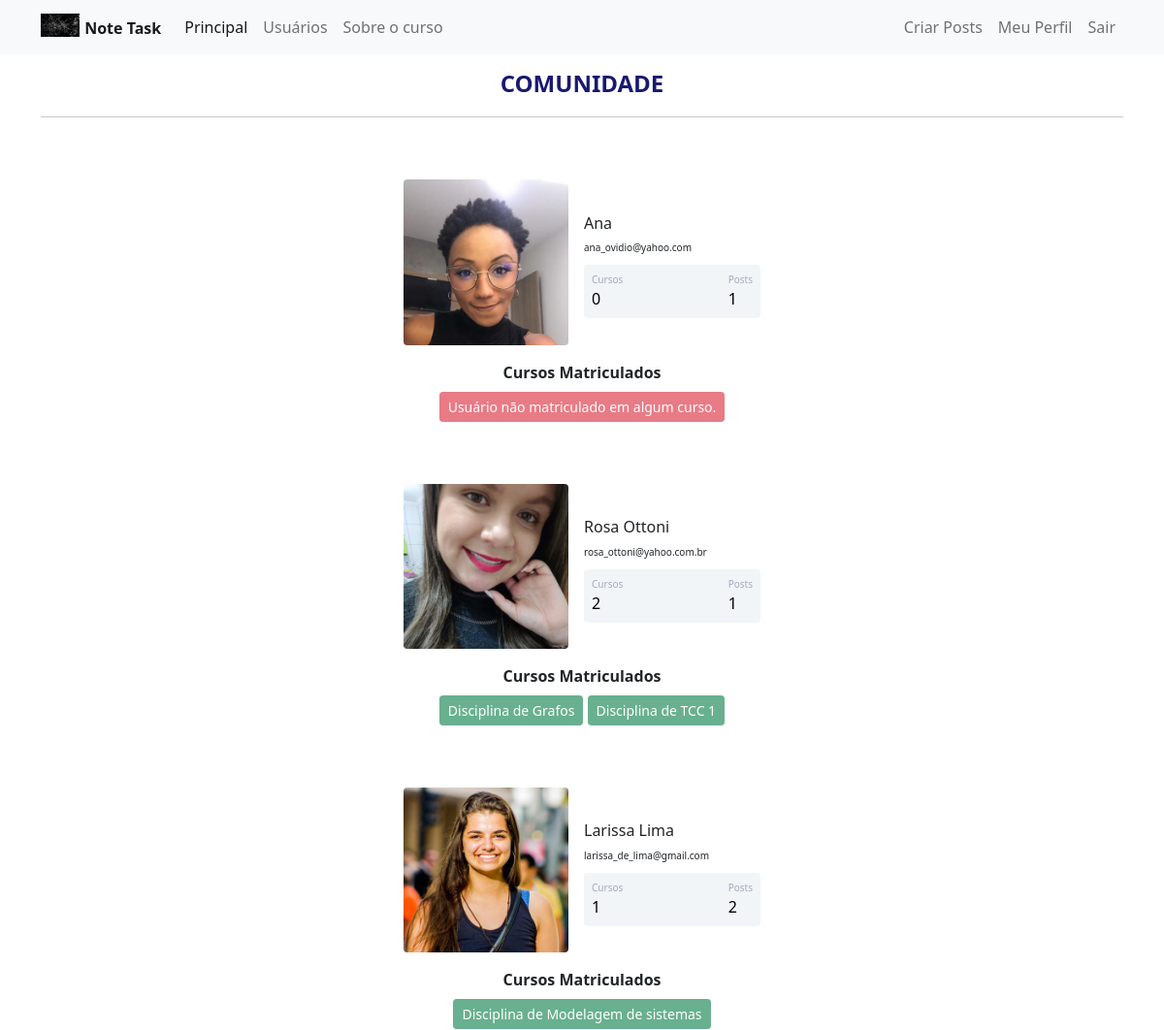
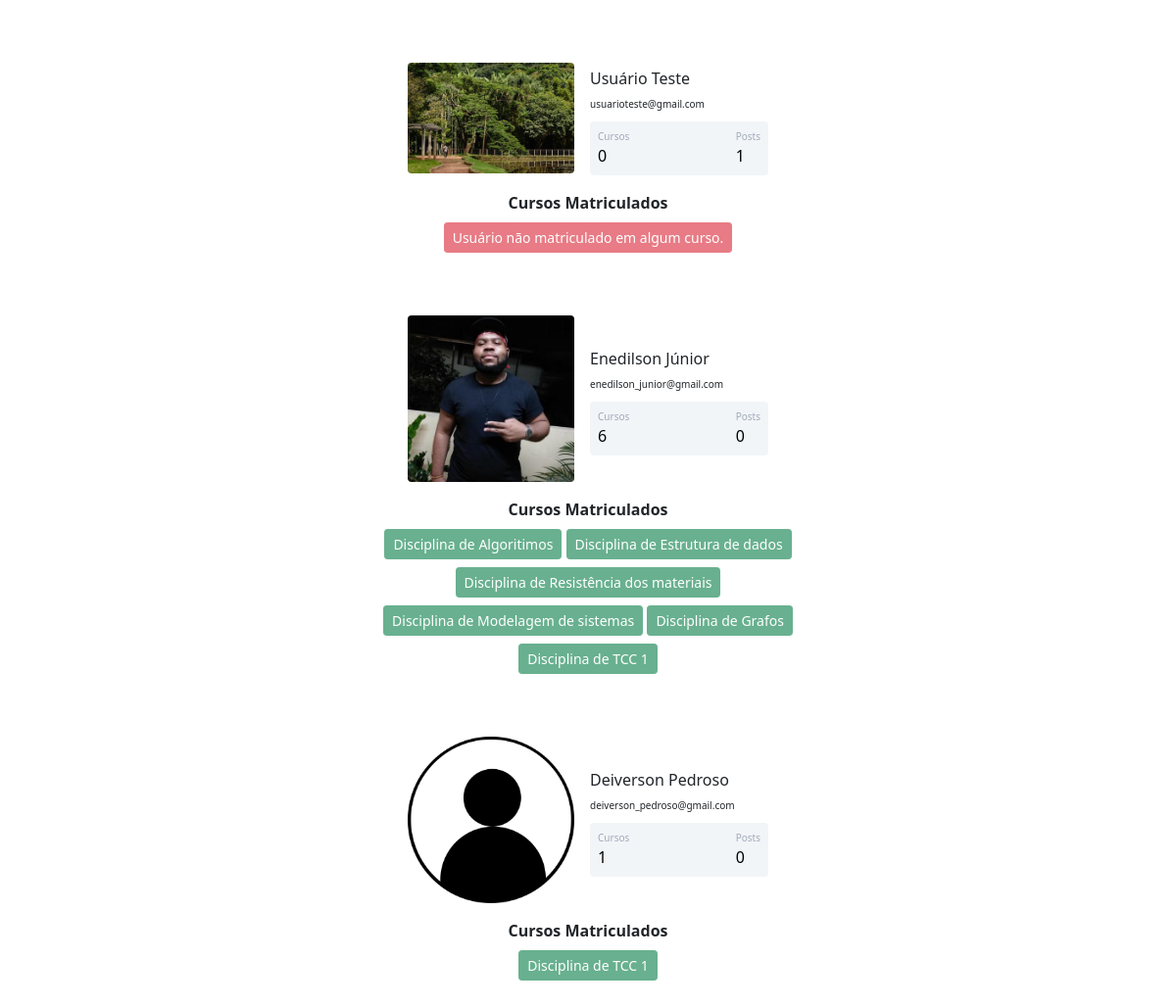
Page /users (signed in) on the committed database (2 pictures, top to bottom).
### general_system/models.py (models this page shows)
class Usuario(data_base.Model, UserMixin):
    id = data_base.Column(data_base.Integer, primary_key=True)
    username = data_base.Column(data_base.String, nullable=False)
    email = data_base.Column(data_base.String, nullable=False, unique=True)
    password = data_base.Column(data_base.String, nullable=False)
    perf_photo = data_base.Column(data_base.String, default='default.jpg')
    posts = data_base.relationship('Post', backref='autor', lazy=True)
    courses = data_base.Column(data_base.String, nullable=False, default='')
    def count_posts(self):
        return len(self.posts)

### general_system/routes.py (the view)
@app.route("/users")
@login_required
def users():
    set_users = Usuario.query.all()
    return render_template('users.html', set_users=set_users)

### general_system/models.py (called while the page is built)
@login_manager.user_loader
def load_user(id_user):
    return Usuario.query.get(int(id_user))

### general_system/templates/users.html (shortened to what this page needs)
{% extends 'base.html' %}
{% block bory %}
    <div class="container">
        <div align="center">
        <h1 style="color: midnightblue"><strong><font size="5">COMUNIDADE</font></strong></h1>
        <hr>
        </div>
        {% for user in set_users %}
            <div class="container mt-5 d-flex justify-content-center">
                <div class="card p-3">
                    <div class="d-flex align-items-center">
                        <div class="image pe-3"> <img src="{{url_for('static', filename='image_id_user/{}'.format(user.perf_photo))}}" class="rounded" width="170"> </div>
                        <div class="ml-3 w-100">
                            <h4 class="mb-0 mt-0"><font size="3">{{user.username}}</font></h4> <span><font size="1">{{user.email}}</font></span>
                            <div class="p-2 mt-2 bg-primary d-flex justify-content-between rounded text-white stats">
                                {% if 'Não Informado' in user.courses or user.courses == '' %}
                                    <div class="d-flex flex-column"> <span class="articles">Cursos</span> <span class="number1">0</span> </div>
                                {% else %}
                                    <div class="d-flex flex-column"> <span class="articles">Cursos</span> <span class="number1">{{user.courses.count(';') + 1}}</span> </div>
                                {% endif %}
                                <div class="d-flex flex-column"> <span class="rating">Posts</span> <span class="number3">{{user.count_posts()}}</span> </div>
                            </div>
                        </div>
                    </div>
                </div>
            </div>
            <div class="row justify-content-center">
                <div class="col col-5" style="text-align: center">
                    <strong>Cursos Matriculados</strong><br>
                    {% if 'Não Informado' in user.courses or user.courses == '' %}
                        <button type="button" class="btn btn-sm btn-danger mt-2" disabled>Usuário não matriculado em algum curso.</button>
                    {% else %}
                        {% for course in user.courses.split(';') %}
                             <button type="button" class="btn btn-sm btn-success mt-2" disabled>{{ course }}</button>
                        {% endfor %}
                    {% endif %}
                </div>
            </div>
        {% endfor %}
    </div>
{% endblock %}

### general_system/static/main.css (style rules this page uses)
.card { width: 400px; border: none; border-radius: 10px; background-color: #fff }
.stats { background: #f2f5f8 !important; color: #000 !important }
.articles { font-size: 10px; color: #a1aab9 }
.number1 { font-weight: 500 }
.rating { font-size: 10px; color: #a1aab9 }
.number3 { font-weight: 500 }

### rows in the picture
Usuario: perf_photo (picture), username "Ana", email "ana_ovidio@yahoo.com", courses "Cursos", count_posts "1"
Usuario: perf_photo (picture), username "Rosa Ottoni", email "rosa_ottoni@yahoo.com.br", courses "2", count_posts "1", course "Disciplina de Grafos" "Disciplina de TCC 1"
Usuario: perf_photo (picture), username "Larissa Lima", email "larissa_de_lima@gmail.com", courses "1", count_posts "2", courses "Disciplina de Modelagem de sistemas"
Usuario: perf_photo (picture), username "Usuário Teste", email "usuarioteste@gmail.com", courses "Cursos", count_posts "1"
Usuario: perf_photo (picture), username "Enedilson Júnior", email "enedilson_junior@gmail.com", courses "6", count_posts "0", course "Disciplina de Algoritimos" "Disciplina de Estrutura de dados" "Disciplina de Resistência dos materiais" "Disciplina de Modelagem de sistemas" "Disciplina de Grafos" "Disciplina de TCC 1"
Usuario: perf_photo (placeholder picture), username "Deiverson Pedroso", email "deiverson_pedroso@gmail.com", courses "1", count_posts "0", courses "Disciplina de TCC 1"
